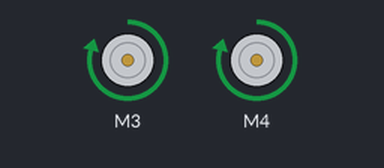
A sketch run on a simulated Arduino Uno, built with avr-gcc and run on an emulated ATmega328P. Parts: 2 × DC motor (green arrow = forward, orange = backward, longer = faster).

Above: at 0.5 s.
At 2.5 s:
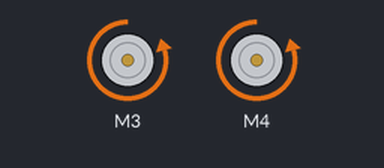
At 3.5 s:
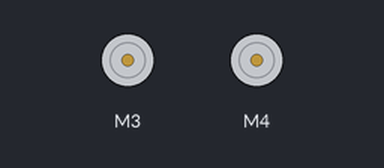
Timing chart, 0 to 5.2 s (numbered marks = the images above):
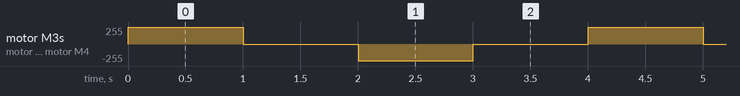

The sketch:

Arduino_Maker_13-2.ino
```cpp
#include <AFMotor.h>
AF_DCMotor motor_L(3);
AF_DCMotor motor_R(4);

void setup() {
  motor_L.setSpeed(250);
  motor_L.run(RELEASE);
  motor_R.setSpeed(250);
  motor_R.run(RELEASE);
}

void loop() {
  motor_L.run(FORWARD);
  motor_R.run(FORWARD);
  delay(1000);

  motor_L.run(RELEASE);
  motor_R.run(RELEASE);
  delay(1000);

  motor_L.run(BACKWARD);
  motor_R.run(BACKWARD);
  delay(1000);

  motor_L.run(RELEASE);
  motor_R.run(RELEASE);
  delay(1000);
}
```

Measured:
- by itself, motor M3, motor M4: repeats every 4.0 s: stopped 1.0 s, backward 250/255 1.0 s, stopped 1.0 s, forward 250/255 1.0 s
